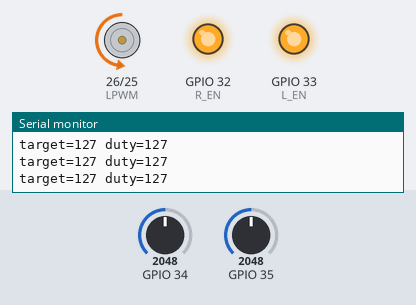
A sketch run on a simulated ESP32. On the bench: motor-driver pin pairs drawn as motors (green arrow = first pin HIGH = forward, orange = second pin HIGH = backward, longer = more drive), output pins drawn as LEDs (lit = HIGH), the last lines printed to the serial monitor. The inputs (shaded band) are chosen by the test bench; at power-on: GPIO 34 = 2048, GPIO 35 = 2048.

Above: at 1.7 s.
At 3.7 s:
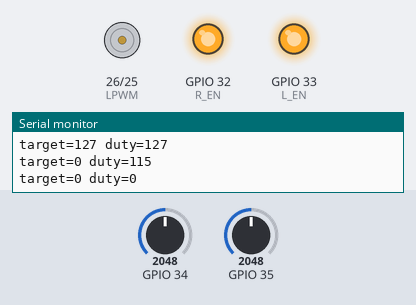
At 5.7 s:
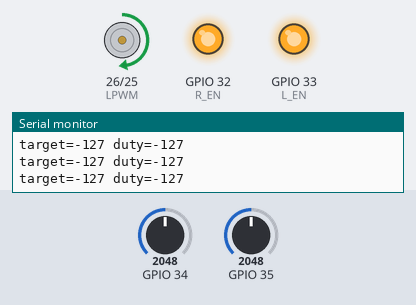
Timing chart, 0 to 10.4 s (numbered marks = the images above):
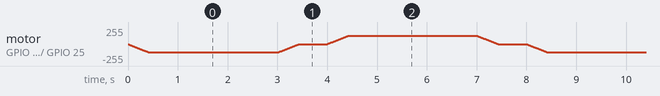

The sketch:

motordrivers.ino
```cpp
// source code for reference
const int RPWM = 25, LPWM = 26, R_EN = 32, L_EN = 33, R_IS = 34, L_IS = 35;
const int PWM_HZ = 20000, PWM_BITS = 8;
const int MAX_DUTY = 127;          // ~50% cap, protects the 12V motor on an 18V pack
const float TRIP_VOLTS = 99;       // trip disabled for testing
const int RAMP_STEP = 3;           // duty change per loop, for soft start

int current = 0;                   // signed duty: + forward, - reverse

void stopMotor() {
  ledcWrite(RPWM, 0); ledcWrite(LPWM, 0);
  digitalWrite(R_EN, LOW); digitalWrite(L_EN, LOW);
  current = 0;
}

void setup() {
  Serial.begin(115200);
  Serial.println("v2 started");
  pinMode(R_EN, OUTPUT); pinMode(L_EN, OUTPUT);
  digitalWrite(R_EN, LOW); digitalWrite(L_EN, LOW);   // disabled until ready
  ledcAttach(RPWM, PWM_HZ, PWM_BITS);
  ledcAttach(LPWM, PWM_HZ, PWM_BITS);
  ledcWrite(RPWM, 0); ledcWrite(LPWM, 0);
  analogSetPinAttenuation(R_IS, ADC_11db);
  analogSetPinAttenuation(L_IS, ADC_11db);
  digitalWrite(R_EN, HIGH); digitalWrite(L_EN, HIGH);
}

void drive(int target) {           // target in -MAX_DUTY..MAX_DUTY
  target = constrain(target, -MAX_DUTY, MAX_DUTY);
  // Stop before reversing so the H-bridge doesn't fight the motor's momentum
  if ((current > 0 && target < 0) || (current < 0 && target > 0)) target = 0;
  if (current < target) current = min(current + RAMP_STEP, target);
  else if (current > target) current = max(current - RAMP_STEP, target);
  ledcWrite(RPWM, current > 0 ? current : 0);
  ledcWrite(LPWM, current < 0 ? -current : 0);
}

void loop() {
  float amps_v = max(analogReadMilliVolts(R_IS), analogReadMilliVolts(L_IS)) / 1000.0;
  if (amps_v > TRIP_VOLTS) {       // overcurrent, e.g. stall
    stopMotor();
    Serial.println("OVERCURRENT, halted");
    while (true) delay(1000);      // needs a reset to restart
  }

  // Demo: forward 3 s, stop 1 s, reverse 3 s, stop 1 s
  static unsigned long t0 = millis();
  unsigned long t = (millis() - t0) % 8000;
  int target = (t < 3000) ? MAX_DUTY : (t < 4000) ? 0 : (t < 7000) ? -MAX_DUTY : 0;
  drive(target);

  static unsigned long lastPrint = 0;
  if (millis() - lastPrint > 500) {
    lastPrint = millis();
    Serial.print("target="); Serial.print(target);
    Serial.print(" duty="); Serial.println(current);
  }
  delay(10);
}
```
